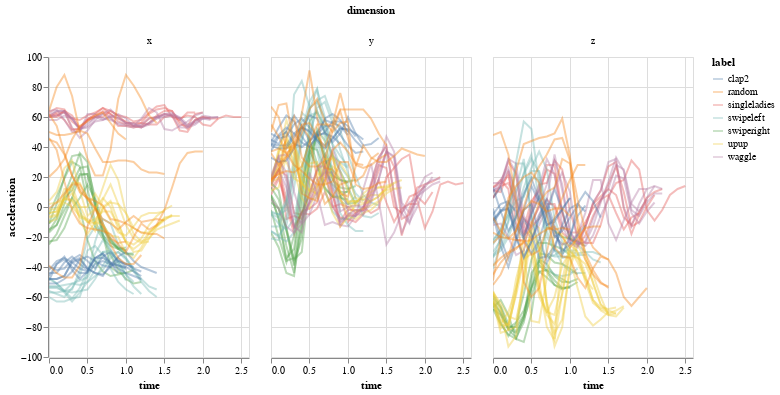

Notebook cell for this chart:
### Code cell
#@title
import altair as alt
import numpy as np

alt.Chart(
    dataset_df[
      np.logical_and(
          dataset_df['subset'] == 'validation',
          dataset_df['person'] == 'conor'
      )
    ],
    width=200
).mark_line(
    opacity=0.4
).encode(
    x='time:Q',
    y='acceleration:Q',
    detail='id:N',
    color='label:N',
    column='dimension:N'
).interactive(bind_y=False)

### Figure 1 — Vega-Lite specification as saved in the notebook (floating-point values rounded to 4 significant figures; data arrays with more than 128 entries replaced by an {"elided": "..."} marker saying what was removed)
{"config": {"view": {"continuousWidth": 400, "continuousHeight": 300}}, "data": {"name": "data-a063f6d23e7b81d0ab4cec8d319d70f2"}, "mark": {"type": "line", "opacity": 0.4}, "encoding": {"color": {"type": "nominal", "field": "label"}, "column": {"type": "nominal", "field": "dimension"}, "detail": {"type": "nominal", "field": "id"}, "x": {"type": "quantitative", "field": "time"}, "y": {"type": "quantitative", "field": "acceleration"}}, "selection": {"selector002": {"type": "interval", "bind": "scales", "encodings": ["x"]}}, "width": 200, "$schema": "https://vega.github.io/schema/vega-lite/v4.0.0.json", "datasets": {"data-a063f6d23e7b81d0ab4cec8d319d70f2": {"elided": "2304 records"}}}
